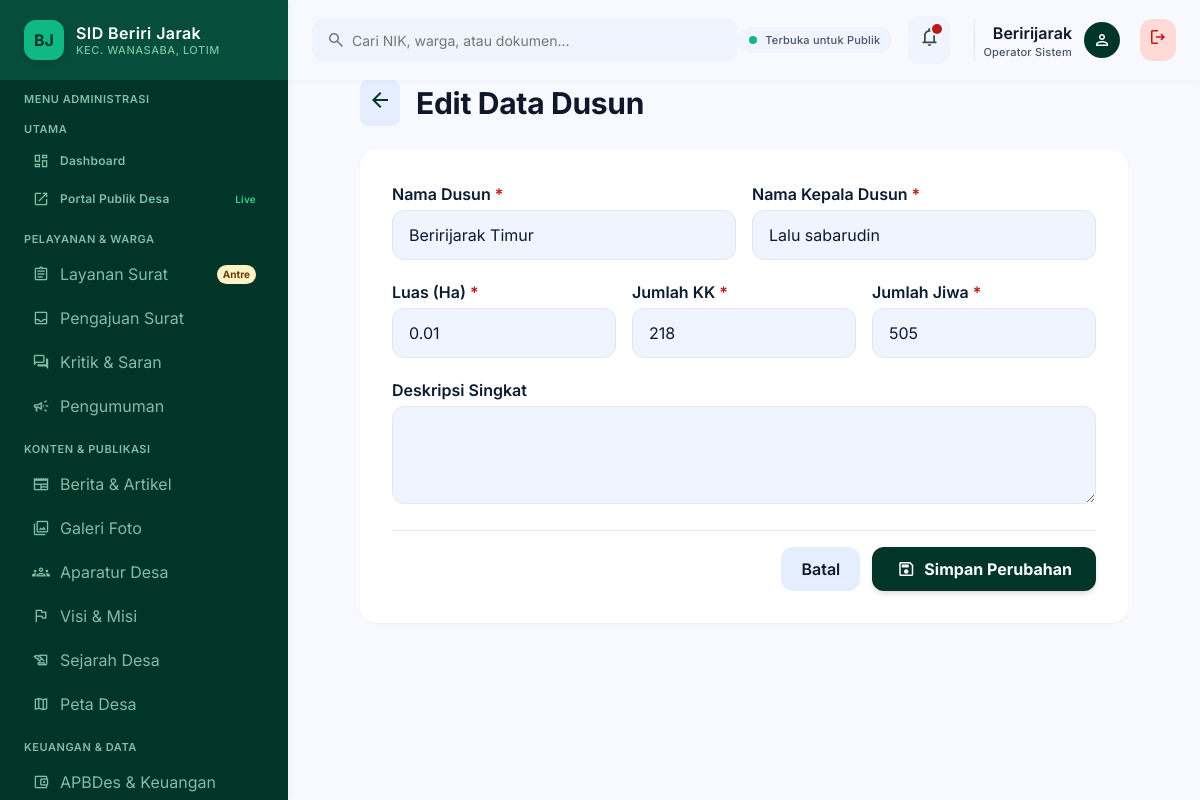
/dashboard/dusun/edit/3/ (signed in), run on the app's committed database.
### BJ/models.py (models this page shows, shortened)
class Dusun(models.Model):
    nama = models.CharField(max_length=100)
    kepala_dusun = models.CharField(max_length=100)
    luas_ha = models.DecimalField(max_digits=8, decimal_places=2, help_text="Luas dalam Hektar")
    jumlah_kk = models.IntegerField()
    jumlah_jiwa = models.IntegerField()
    deskripsi = models.TextField(blank=True, null=True)
    class Meta:
        verbose_name = "Dusun"
        verbose_name_plural = "Data Dusun"

### BJ/views.py (the view, shortened to what this page needs)
# urls.py: path('dashboard/dusun/edit/<int:id>/', views.edit_dusun, name='edit_dusun'),
@login_required(login_url='portal_masuk')
def edit_dusun(request, id):
    dusun = get_object_or_404(Dusun, id=id)
    return render(request, 'themes/admin/edit_dusun.html', {'dusun': dusun})

### desa/templates/themes/admin/edit_dusun.html (shortened to what this page needs)
{% extends "themes/admin/base_admin.html" %}
{% load static %}
{% block content %}
<div class="flex flex-col w-full max-w-3xl mx-auto gap-space-lg">
    <div class="flex items-center gap-4">
        <a href="{% url 'kelola_dusun' %}" class="p-2 rounded-lg bg-surface-container"><span class="material-symbols-outlined text-primary">arrow_back</span></a>
        <div><h1 class="font-headline-lg text-headline-lg font-bold text-text-primary">Edit Data Dusun</h1></div>
    </div>
    <form method="POST" class="bg-surface-pure rounded-2xl p-6 sm:p-8 shadow-sm flex flex-col gap-5">
        <div class="grid grid-cols-1 sm:grid-cols-2 gap-4">
            <div class="space-y-1"><label class="font-label-md font-semibold">Nama Dusun <span class="text-error">*</span></label><input type="text" name="nama" value="{{ dusun.nama }}" required class="w-full px-4 py-3 rounded-xl bg-surface-container-low border border-border-subtle outline-none"></div>
            <div class="space-y-1"><label class="font-label-md font-semibold">Nama Kepala Dusun <span class="text-error">*</span></label><input type="text" name="kepala_dusun" value="{{ dusun.kepala_dusun }}" required class="w-full px-4 py-3 rounded-xl bg-surface-container-low border border-border-subtle outline-none"></div>
        </div>
        <div class="grid grid-cols-1 sm:grid-cols-3 gap-4">
            <div class="space-y-1"><label class="font-label-md font-semibold">Luas (Ha) <span class="text-error">*</span></label><input type="number" step="0.01" name="luas_ha" value="{{ dusun.luas_ha }}" required class="w-full px-4 py-3 rounded-xl bg-surface-container-low border border-border-subtle outline-none"></div>
            <div class="space-y-1"><label class="font-label-md font-semibold">Jumlah KK <span class="text-error">*</span></label><input type="number" name="jumlah_kk" value="{{ dusun.jumlah_kk }}" required class="w-full px-4 py-3 rounded-xl bg-surface-container-low border border-border-subtle outline-none"></div>
            <div class="space-y-1"><label class="font-label-md font-semibold">Jumlah Jiwa <span class="text-error">*</span></label><input type="number" name="jumlah_jiwa" value="{{ dusun.jumlah_jiwa }}" required class="w-full px-4 py-3 rounded-xl bg-surface-container-low border border-border-subtle outline-none"></div>
        </div>
        <div class="space-y-1"><label class="font-label-md font-semibold">Deskripsi Singkat</label><textarea name="deskripsi" rows="3" class="w-full px-4 py-3 rounded-xl bg-surface-container-low border border-border-subtle outline-none">{{ dusun.deskripsi|default:'' }}</textarea></div>
        <div class="pt-4 border-t border-border-subtle flex justify-end gap-3">
            <a href="{% url 'kelola_dusun' %}" class="px-5 py-2.5 rounded-xl bg-surface-container font-semibold">Batal</a>
            <button type="submit" class="px-6 py-2.5 rounded-xl bg-primary text-on-primary font-bold shadow-md flex items-center gap-2"><span class="material-symbols-outlined text-[20px]">save</span> Simpan Perubahan</button>
        </div>
    </form>
</div>
{% endblock %}

### desa/templates/themes/admin/partials/header.html
<header class="fixed top-0 left-72 right-0 h-20 bg-surface/85 backdrop-blur-xl shadow-[0_1px_8px_rgba(0,0,0,0.04)] z-40 flex items-center justify-between px-space-lg">
    <div class="flex items-center gap-space-lg flex-1 max-w-xl">
        <div class="relative w-full">
            <span class="material-symbols-outlined absolute left-3.5 top-1/2 -translate-y-1/2 text-outline text-[20px]">search</span>
            <input class="w-full h-11 pl-10 pr-4 rounded-xl bg-surface-container-low text-on-surface font-body-sm text-body-sm placeholder:text-outline focus:outline-none focus:ring-2 focus:ring-accent-emerald transition-all" placeholder="Cari NIK, warga, atau dokumen..." type="text">
        </div>
    </div>
    <div class="flex items-center gap-space-md">
        <div class="hidden lg:flex items-center gap-2 px-3 py-1.5 rounded-full bg-surface-container-low">
            <span class="w-2 h-2 rounded-full bg-accent-emerald"></span>
            <span class="font-label-sm text-label-sm font-medium text-text-secondary">Terbuka untuk Publik</span>
        </div>
        <button class="relative p-2.5 rounded-xl bg-surface-container-low text-on-surface-variant hover:text-on-surface transition-colors" type="button">
            <span class="material-symbols-outlined text-[22px]">notifications</span>
            <span class="absolute top-2 right-2 w-2.5 h-2.5 bg-error rounded-full ring-2 ring-surface"></span>
        </button>
        <div class="flex items-center gap-3 pl-space-sm border-l border-border-subtle ml-2">
            <div class="text-right hidden sm:block">
                <div class="font-label-lg text-label-lg font-semibold text-text-primary capitalize">{{ request.user.username }}</div>
                <div class="font-label-sm text-label-sm text-text-secondary">Operator Sistem</div>
            </div>
            <div class="w-9 h-9 rounded-full bg-primary flex items-center justify-center">
                <span class="material-symbols-outlined text-on-primary text-[20px]">person</span>
            </div>
            <a href="{% url 'logout' %}" class="ml-2 p-2 rounded-xl bg-error-container text-error hover:bg-error hover:text-white transition-colors" title="Keluar Sistem">
                <span class="material-symbols-outlined text-[20px]">logout</span>
            </a>
        </div>
    </div>
</header>

### desa/templates/themes/admin/base_admin.html (style rules this page uses)
body { overscroll-behavior: none; }

### data on the page
Dusun: nama "Beririjarak Timur", kepala_dusun "Lalu sabarudin", luas_ha "0.01", jumlah_kk "218", jumlah_jiwa "505"

### other printed values
{{ request.user.username }} "Beririjarak"
